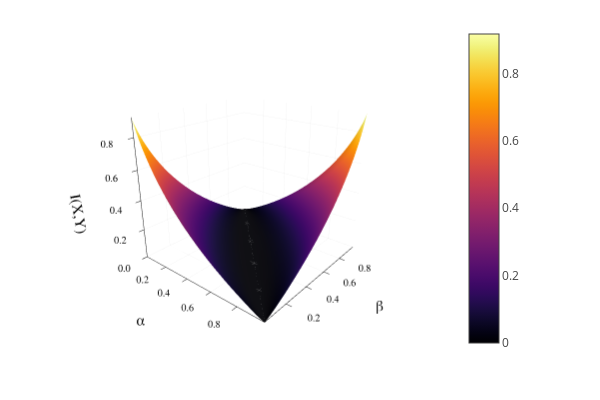

The cell this chart's notebook holds for it:
### Code cell
surface(αs,βs,Is)
xlabel!("α")
ylabel!("β")
zlabel!("I(X,Y)")

### Figure 1 — Plotly figure (JSON) as saved in the notebook; plotly's stock layout.template omitted (floating-point values rounded to 4 significant figures; data arrays with more than 128 entries replaced by an {"elided": "..."} marker saying what was removed)
{"data": [{"cmax": 0.9192, "cmin": -4.471e-16, "colorbar": {"len": 0.9143, "title": {"text": ""}, "x": 0.7642, "y": 0.533}, "colorscale": {"elided": "256x2 mixed values"}, "name": "y1", "opacity": null, "scene": "scene", "showlegend": false, "showscale": true, "type": "surface", "x": [0.01, 0.02, 0.03, 0.04, 0.05, 0.06, 0.07, 0.08, 0.09, 0.1, 0.11, 0.12, 0.13, 0.14, 0.15, 0.16, 0.17, 0.18, 0.19, 0.2, 0.21, 0.22, 0.23, 0.24, 0.25, 0.26, 0.27, 0.28, 0.29, 0.3, 0.31, 0.32, 0.33, 0.34, 0.35, 0.36, 0.37, 0.38, 0.39, 0.4, 0.41, 0.42, 0.43, 0.44, 0.45, 0.46, 0.47, 0.48, 0.49, 0.5, 0.51, 0.52, 0.53, 0.54, 0.55, 0.56, 0.57, 0.58, 0.59, 0.6, 0.61, 0.62, 0.63, 0.64, 0.65, 0.66, 0.67, 0.68, 0.69, 0.7, 0.71, 0.72, 0.73, 0.74, 0.75, 0.76, 0.77, 0.78, 0.79, 0.8, 0.81, 0.82, 0.83, 0.84, 0.85, 0.86, 0.87, 0.88, 0.89, 0.9, 0.91, 0.92, 0.93, 0.94, 0.95, 0.96, 0.97, 0.98, 0.99], "xaxis": "x", "y": [0.01, 0.02, 0.03, 0.04, 0.05, 0.06, 0.07, 0.08, 0.09, 0.1, 0.11, 0.12, 0.13, 0.14, 0.15, 0.16, 0.17, 0.18, 0.19, 0.2, 0.21, 0.22, 0.23, 0.24, 0.25, 0.26, 0.27, 0.28, 0.29, 0.3, 0.31, 0.32, 0.33, 0.34, 0.35, 0.36, 0.37, 0.38, 0.39, 0.4, 0.41, 0.42, 0.43, 0.44, 0.45, 0.46, 0.47, 0.48, 0.49, 0.5, 0.51, 0.52, 0.53, 0.54, 0.55, 0.56, 0.57, 0.58, 0.59, 0.6, 0.61, 0.62, 0.63, 0.64, 0.65, 0.66, 0.67, 0.68, 0.69, 0.7, 0.71, 0.72, 0.73, 0.74, 0.75, 0.76, 0.77, 0.78, 0.79, 0.8, 0.81, 0.82, 0.83, 0.84, 0.85, 0.86, 0.87, 0.88, 0.89, 0.9, 0.91, 0.92, 0.93, 0.94, 0.95, 0.96, 0.97, 0.98, 0.99], "yaxis": "y", "z": {"elided": "99x99 float values"}, "zaxis": "z", "zmax": 0.9192, "zmin": -4.471e-16}], "layout": {"annotations": [], "height": 400, "legend": {"bgcolor": "rgba(255, 255, 255, 1.000)", "bordercolor": "rgba(0, 0, 0, 1)", "borderwidth": 1, "font": {"color": "rgba(0, 0, 0, 1)", "family": "sans-serif", "size": 11}, "title": {"font": {"color": "rgba(0, 0, 0, 1)", "family": "sans-serif", "size": 15}, "text": ""}, "tracegroupgap": 0, "traceorder": "normal", "x": 1, "xanchor": "auto", "y": 1, "yanchor": "auto"}, "margin": {"b": 20, "l": 0, "r": 0, "t": 20}, "paper_bgcolor": "rgba(255, 255, 255, 1.000)", "plot_bgcolor": "rgba(255, 255, 255, 1.000)", "scene": {"aspectmode": "auto", "aspectratio": {"x": 1.022, "y": 1.022, "z": 0.9582}, "camera": {"center": {"x": 0, "y": 0, "z": 0}, "eye": {"x": 1.544, "y": -1.854, "z": 0.9678}, "projection": {"type": "perspective"}, "up": {"x": 0, "y": 0, "z": 1}}, "domain": {"x": [0.07647, 0.7642], "y": [0.07581, 0.9902]}, "xaxis": {"gridcolor": "rgba(0, 0, 0, 0.1)", "gridwidth": 0.5, "linecolor": "rgba(0, 0, 0, 1)", "mirror": false, "range": [0.01, 0.99], "showgrid": true, "showline": true, "showticklabels": true, "tickangle": 0, "tickcolor": "rgb(0, 0, 0)", "tickfont": {"color": "rgba(0, 0, 0, 1)", "family": "sans-serif", "size": 11}, "tickmode": "array", "ticks": "inside", "ticktext": ["0.2", "0.4", "0.6", "0.8"], "tickvals": [0.2, 0.4, 0.6, 0.8], "title": {"font": {"color": "rgba(0, 0, 0, 1)", "family": "sans-serif", "size": 15}, "text": "α"}, "type": "linear", "visible": true, "zeroline": false, "zerolinecolor": "rgba(0, 0, 0, 1)"}, "yaxis": {"gridcolor": "rgba(0, 0, 0, 0.1)", "gridwidth": 0.5, "linecolor": "rgba(0, 0, 0, 1)", "mirror": false, "range": [0.01, 0.99], "showgrid": true, "showline": true, "showticklabels": true, "tickangle": 0, "tickcolor": "rgb(0, 0, 0)", "tickfont": {"color": "rgba(0, 0, 0, 1)", "family": "sans-serif", "size": 11}, "tickmode": "array", "ticks": "inside", "ticktext": ["0.2", "0.4", "0.6", "0.8"], "tickvals": [0.2, 0.4, 0.6, 0.8], "title": {"font": {"color": "rgba(0, 0, 0, 1)", "family": "sans-serif", "size": 15}, "text": "β"}, "type": "linear", "visible": true, "zeroline": false, "zerolinecolor": "rgba(0, 0, 0, 1)"}, "zaxis": {"gridcolor": "rgba(0, 0, 0, 0.1)", "gridwidth": 0.5, "linecolor": "rgba(0, 0, 0, 1)", "mirror": false, "range": [-4.471e-16, 0.9192], "showgrid": true, "showline": true, "showticklabels": true, "tickangle": 0, "tickcolor": "rgb(0, 0, 0)", "tickfont": {"color": "rgba(0, 0, 0, 1)", "family": "sans-serif", "size": 11}, "tickmode": "array", "ticks": "inside", "ticktext": ["0.0", "0.2", "0.4", "0.6", "0.8"], "tickvals": [0, 0.2, 0.4, 0.6, 0.8], "title": {"font": {"color": "rgba(0, 0, 0, 1)", "family": "sans-serif", "size": 15}, "text": "I(X,Y)"}, "type": "linear", "visible": true, "zeroline": false, "zerolinecolor": "rgba(0, 0, 0, 1)"}}, "showlegend": true, "width": 600}}
